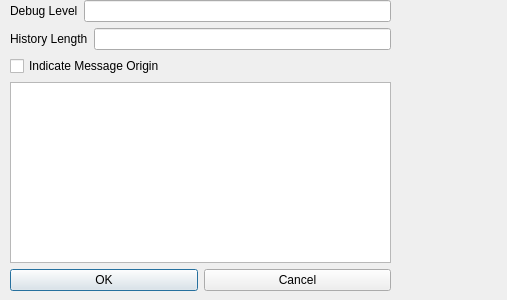
<?xml version="1.0" encoding="UTF-8"?>
<ui version="4.0">
 <class>StatusControlOptionsDlg</class>
 <widget class="QDialog" name="StatusControlOptionsDlg">
  <property name="geometry">
   <rect>
    <x>0</x>
    <y>0</y>
    <width>507</width>
    <height>300</height>
   </rect>
  </property>
  <property name="windowTitle">
   <string>Dialog</string>
  </property>
  <widget class="QWidget" name="">
   <property name="geometry">
    <rect>
     <x>10</x>
     <y>0</y>
     <width>381</width>
     <height>291</height>
    </rect>
   </property>
   <layout class="QVBoxLayout" name="verticalLayout">
    <item>
     <layout class="QHBoxLayout" name="horizontalLayout">
      <item>
       <widget class="QLabel" name="DebugLevelLabel">
        <property name="text">
         <string>Debug Level</string>
        </property>
       </widget>
      </item>
      <item>
       <widget class="QLineEdit" name="DebugLevelEdit"/>
      </item>
     </layout>
    </item>
    <item>
     <layout class="QHBoxLayout" name="horizontalLayout_2">
      <item>
       <widget class="QLabel" name="HistoryLabel">
        <property name="text">
         <string>History Length</string>
        </property>
       </widget>
      </item>
      <item>
       <widget class="QLineEdit" name="HistoryEdit"/>
      </item>
     </layout>
    </item>
    <item>
     <widget class="QCheckBox" name="ShowMsgOrigin">
      <property name="text">
       <string>Indicate Message Origin</string>
      </property>
     </widget>
    </item>
    <item>
     <widget class="QTableWidget" name="SystemSpecificsTable"/>
    </item>
    <item>
     <layout class="QHBoxLayout" name="horizontalLayout_5">
      <item>
       <widget class="QPushButton" name="okBtn">
        <property name="text">
         <string>OK</string>
        </property>
       </widget>
      </item>
      <item>
       <widget class="QPushButton" name="cancelBtn">
        <property name="text">
         <string>Cancel</string>
        </property>
       </widget>
      </item>
     </layout>
    </item>
   </layout>
  </widget>
 </widget>
 <resources/>
 <connections/>
</ui>
